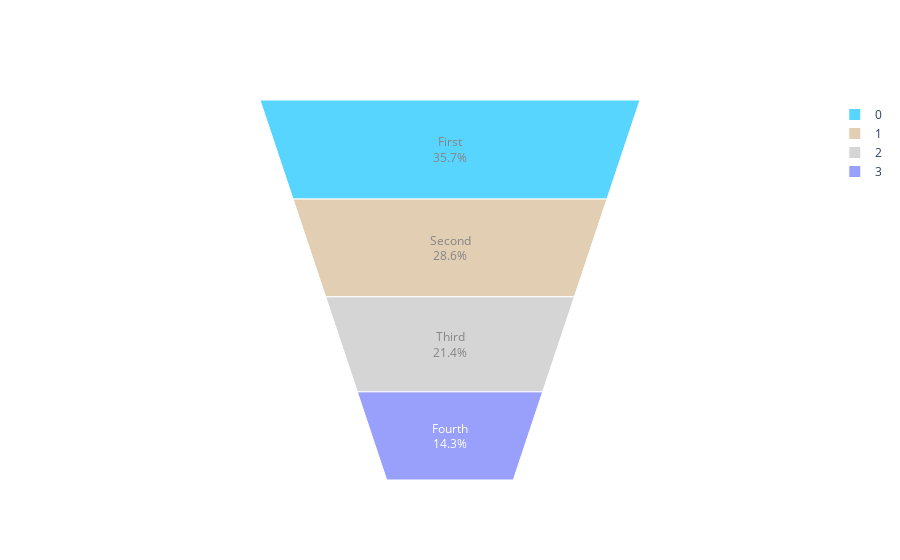

Notebook source saved alongside this figure:
### Code cell
fig4.show()

### Figure 1 — Plotly figure (JSON) as saved in the notebook; plotly's stock layout.template omitted (floating-point values rounded to 4 significant figures)
{"data": [{"marker": {"colors": ["deepskyblue", "tan", "silver"]}, "opacity": 0.65, "text": ["First", "Second", "Third", "Fourth"], "type": "funnelarea", "values": [50, 40, 30, 20]}], "layout": {}}
